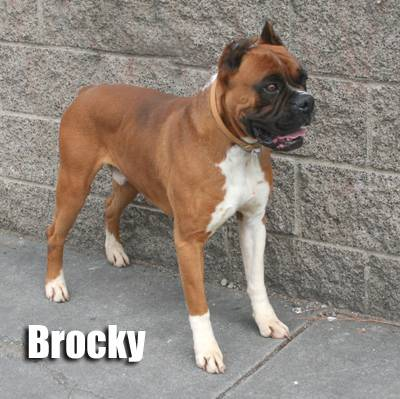
#> input picture dataset/test/cats/1732.jpg, 400 x 399 px; its folder holds only this picture in this run
$ python .py
#> lines starting #> are read from the running program, lines starting #| are printed output that depends on the picture
import os
import glob
import cv2
import numpy as np
from warnings import filterwarnings
from tqdm import tqdm

from skimage.feature import hog
from sklearn.model_selection import train_test_split, GridSearchCV
from sklearn.preprocessing import StandardScaler
from sklearn.svm import SVC
from sklearn.metrics import accuracy_score, classification_report, confusion_matrix, confusion_matrix as sk_confusion_matrix
import matplotlib.pyplot as plt
import seaborn as sns

filterwarnings('ignore')

BASE_DATASET_PATH = 'dataset'

TRAIN_DATA_PATH = os.path.join(BASE_DATASET_PATH, 'train')
TEST_DATA_PATH = os.path.join(BASE_DATASET_PATH, 'test')
VALIDATION_DATA_PATH = os.path.join(BASE_DATASET_PATH, 'validation')

IMG_SIZE = 64  # Reduced for faster processing while maintaining enough detail

TRAIN_LIMIT_PER_CATEGORY = 800  # Balanced for both speed and accuracy
TEST_LIMIT_PER_CATEGORY = 200   # Keep good evaluation set size

CATEGORIES = ["cats", "dogs"]
LABELS = {"cats": 0, "dogs": 1}

print("Starting Dog/Cat Image Classification Project (Task 03)")

print("\nVerifying Data Directory Structure...")

def verify_and_get_paths(base_path, categories):
#> called with base_path = 'dataset/train'
    all_paths = []
    for category in categories:
        cat_path = os.path.join(base_path, category)
        if not os.path.exists(cat_path):
            print(f"Error: Directory '{cat_path}' not found. Check your folder structure.")
            exit()
        all_paths.extend(glob.glob(os.path.join(cat_path, '*.jpg')))
#> pass 2 of the loop in verify_and_get_paths, `for category in categories:`:
#> pass 2 of the loop in verify_and_get_paths, `for category in categories:`:
#> pass 2 of the loop in verify_and_get_paths, `for category in categories:`:
    return all_paths

train_image_paths = verify_and_get_paths(TRAIN_DATA_PATH, CATEGORIES)
print(f"Found {len(train_image_paths)} images in training directory.")

test_image_paths = verify_and_get_paths(TEST_DATA_PATH, CATEGORIES)
print(f"Found {len(test_image_paths)} images in test directory.")

validation_image_paths = verify_and_get_paths(VALIDATION_DATA_PATH, CATEGORIES)
print(f"Found {len(validation_image_paths)} images in validation directory.")
train_image_paths.extend(validation_image_paths)
print(f"Combined train and validation sets: {len(train_image_paths)} total images for processing.")

print("\nLoading and Preprocessing Images...")
print(f"Loading up to {TRAIN_LIMIT_PER_CATEGORY} images per category for training.")
print(f"Loading up to {TEST_LIMIT_PER_CATEGORY} images per category for testing.")

def apply_clahe(image):
    # Apply Contrast Limited Adaptive Histogram Equalization
    clahe = cv2.createCLAHE(clipLimit=2.0, tileGridSize=(8,8))
    return clahe.apply(image)

def augment_image(image):
    # Multiple augmentation techniques
    aug_type = np.random.choice(['rotate', 'flip', 'noise', 'contrast'])

    if aug_type == 'rotate':
        # Random rotation
        angle = np.random.uniform(-30, 30)
        height, width = image.shape[:2]
        center = (width/2, height/2)
        rotation_matrix = cv2.getRotationMatrix2D(center, angle, 1.0)
        image = cv2.warpAffine(image, rotation_matrix, (width, height))

    elif aug_type == 'flip':
        # Random horizontal flip
        if np.random.random() > 0.5:
            image = cv2.flip(image, 1)

    elif aug_type == 'noise':
        # Add random noise
        noise = np.random.normal(0, 15, image.shape).astype(np.uint8)
        image = cv2.add(image, noise)

    elif aug_type == 'contrast':
        # Random contrast adjustment
        alpha = np.random.uniform(0.8, 1.5)
        beta = np.random.uniform(-30, 30)
        image = cv2.convertScaleAbs(image, alpha=alpha, beta=beta)

    # Ensure pixel values are in valid range
    return np.clip(image, 0, 255).astype(np.uint8)

def load_and_preprocess_images(image_paths, img_size, labels_dict, limit_per_category=None):
#> called with img_size = 64, limit_per_category = 800
    data = []
    skipped_count = 0
    category_counts = {category: 0 for category in labels_dict.keys()}

    for img_path in tqdm(image_paths):
        try:
            category_name = os.path.basename(os.path.dirname(img_path))
            label = labels_dict[category_name]

            if limit_per_category is not None and category_counts[category_name] >= limit_per_category:
                continue

            img_array = cv2.imread(img_path, cv2.IMREAD_GRAYSCALE)
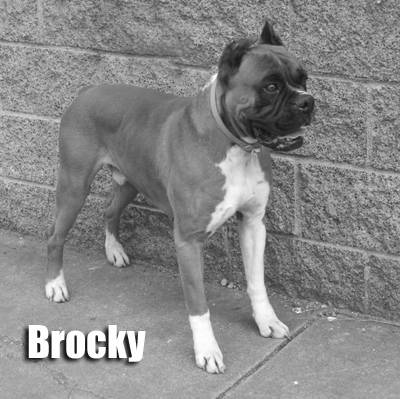
#> img_array: shape (399, 400); min 0, max 255, mean 136.1
            if img_array is None:
                raise IOError("Image failed to load")

            # Enhanced preprocessing pipeline
            img_resized = cv2.resize(img_array, (img_size, img_size))
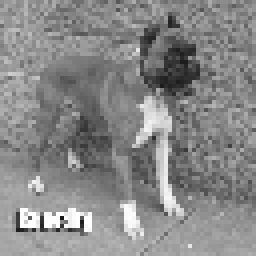
#> img_resized: shape (64, 64) (shown 4 times larger); min 23, max 255, mean 136
            img_enhanced = apply_clahe(img_resized)  # Apply CLAHE
#> in apply_clahe, `return clahe.apply(image)`:
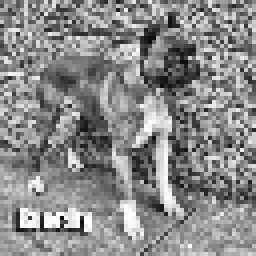
#> returned value: shape (64, 64) (shown 4 times larger); min 13, max 255, mean 137.1

            # Normalize to [0,1] range
            img_normalized = img_enhanced.astype(float) / 255.0
            data.append([img_normalized, label])

            # Add augmented version if it's training data and count is below limit
            if category_counts[category_name] < (limit_per_category or float('inf')):
                aug_img = augment_image(img_enhanced)
#> in augment_image, `image = cv2.warpAffine(image, rotation_matrix, (width, height))`:
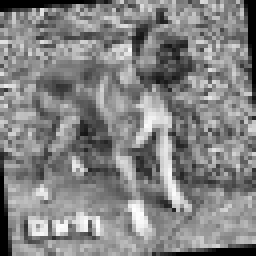
#> image: shape (64, 64) (shown 4 times larger); min 0, max 254, mean 130.9
                aug_normalized = aug_img.astype(float) / 255.0
                data.append([aug_normalized, label])

            category_counts[category_name] += 1
        except Exception as e:
            skipped_count += 1
#> pass 2 of the loop in load_and_preprocess_images, `for img_path in tqdm(image_paths):`:
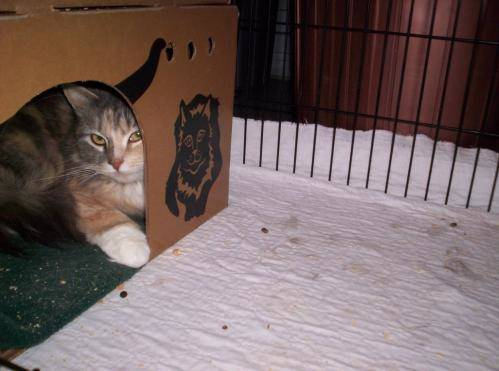
#> input picture dataset/test/dogs/10032.jpg, 499 x 371 px
#> img_array: shape (371, 499)
#> in apply_clahe (call 2), `return clahe.apply(image)`:
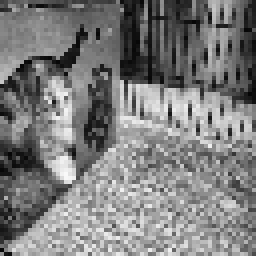
#> returned value: shape (64, 64) (shown 4 times larger); min 6, max 249, mean 125.4
#> pass 2 of the loop in load_and_preprocess_images, `for img_path in tqdm(image_paths):`:
#> in augment_image (call 6), `image = cv2.add(image, noise)`:
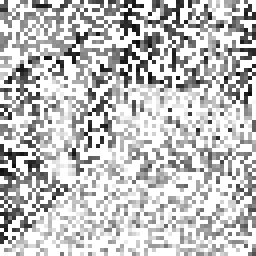
#> image: shape (64, 64) (shown 4 times larger); min 10, max 255, mean 192.4

    return data, skipped_count

train_data, skipped_train = load_and_preprocess_images(train_image_paths, IMG_SIZE, LABELS, limit_per_category=TRAIN_LIMIT_PER_CATEGORY)
test_data, skipped_test = load_and_preprocess_images(test_image_paths, IMG_SIZE, LABELS, limit_per_category=TEST_LIMIT_PER_CATEGORY)
#> test_data = 4 items; skipped_test = 0

print(f"\nLoaded {len(train_data)} training images (skipped {skipped_train} corrupt).")
print(f"Loaded {len(test_data)} test images (skipped {skipped_test} corrupt).")
#| Loaded 4 test images (skipped 0 corrupt).

X_data_loaded = np.array([item[0] for item in train_data])
y_data_loaded = np.array([item[1] for item in train_data])

X_test_data_loaded = np.array([item[0] for item in test_data])
y_test_data_loaded = np.array([item[1] for item in test_data])
#> y_test_data_loaded = [0, 0, 1, 1]

print(f"\nTrain images shape: {X_data_loaded.shape}")
#| Train images shape: (8, 64, 64)
print(f"Test images shape: {X_test_data_loaded.shape}")
#| Test images shape: (4, 64, 64)

print("\nExtracting HOG Features...")
print(f"Processing {len(X_data_loaded)} training images and {len(X_test_data_loaded)} test images for HOG features.")

def extract_features(image):
    # Convert normalized image back to uint8 for histogram calculation
    img_uint8 = (image * 255).astype(np.uint8)

    # Optimized HOG features with balanced parameters
    hog_features = hog(image,
                      orientations=9,  # Standard number of orientations
                      pixels_per_cell=(8, 8),  # Balanced cell size
                      cells_per_block=(2, 2),  # Standard block size
                      transform_sqrt=True,
                      feature_vector=True,
                      block_norm='L2-Hys')

    features_list = []
    features_list.extend(hog_features)

    # Efficient histogram features
    hist_features = cv2.calcHist([img_uint8], [0], None, [32], [0, 256]).flatten()
    hist_features = hist_features / hist_features.sum()  # Normalize
    features_list.extend(hist_features)

    # Key statistical features (removed redundant ones for speed)
    stats_features = [
        np.mean(image),
        np.std(image),
        np.percentile(image, 25),
        np.percentile(image, 75),
        np.max(image) - np.min(image)  # Range
    ]
    features_list.extend(stats_features)

    return np.array(features_list, dtype=np.float32)

def extract_hog_features(image_arrays):
    features_list = []
    for img_array in tqdm(image_arrays):
        features = extract_features(img_array)
        features_list.append(features)

        # Convert to float32 to save memory
        if len(features_list) % 100 == 0:
            features_list = [np.array(f, dtype=np.float32) for f in features_list]

    return np.array(features_list, dtype=np.float32)

X_train_hog = extract_hog_features(X_data_loaded)
X_test_hog = extract_hog_features(X_test_data_loaded)
#> the loop in extract_hog_features (call 2), `for img_array in tqdm(image_arrays):` made 4 passes
#> stats_features in extract_features on passes 1 to 4: [0.538, 0.204, 0.392, 0.678, 0.949], [0.538, 0.204, 0.392, 0.678, 0.949], [0.492, 0.218, 0.337, 0.659, 0.953], [0.755, 0.283, 0.533, 1, 0.961]

print(f"\nHOG feature extraction complete. Train HOG shape: {X_train_hog.shape}, Test HOG shape: {X_test_hog.shape}")
#| HOG feature extraction complete. Train HOG shape: (8, 1801), Test HOG shape: (4, 1801)

print("Scaling HOG features using StandardScaler...")
hog_scaler = StandardScaler()
X_train_scaled = hog_scaler.fit_transform(X_train_hog)
X_test_scaled = hog_scaler.transform(X_test_hog)

print(f"HOG features scaled. Train shape: {X_train_scaled.shape}, Test shape: {X_test_scaled.shape}")
#| HOG features scaled. Train shape: (8, 1801), Test shape: (4, 1801)

print("\nTraining Support Vector Machine (SVM) with Hyperparameter Tuning...")

# Reduced parameter grid for faster training (6 combinations × 3-fold CV = 18 total fits)
param_grid = {
    'C': [1.0, 10.0],                # 2 values
    'gamma': ['scale', 'auto', 0.01], # 3 values
    'kernel': ['rbf'],                # 1 value
    'class_weight': ['balanced']      # 1 value
}


# Initialize SVM with optimized parameters
base_svm = SVC(
    random_state=42,
    cache_size=1000,
    probability=True,
    tol=1e-4,
    max_iter=5000
)

# Use memory-efficient cross-validation
grid_search = GridSearchCV(
    estimator=base_svm,
    param_grid=param_grid,
    cv=3,
    verbose=2,
    n_jobs=2,  # Reduced from -1 to limit parallel processes
    scoring='accuracy',
    pre_dispatch='2*n_jobs')  # Limit the number of parallel jobs

print("Starting GridSearchCV for SVM tuning (This will take significant time)...")
grid_search.fit(X_train_scaled, y_data_loaded)
print("GridSearchCV training complete.")

print("\nBest SVM Parameters Found:")
print(f"Best Parameters: {grid_search.best_params_}")
print(f"Best Cross-validation Accuracy: {grid_search.best_score_:.4f}")

svm_model = grid_search.best_estimator_
print("\nSVM model optimized with best parameters.")

print("\nFinal Model Evaluation...")

y_pred = svm_model.predict(X_test_scaled)
#> y_pred = [0, 0, 1, 1]

accuracy = accuracy_score(y_test_data_loaded, y_pred)
#> accuracy = 1
print(f"\nFinal Model Accuracy on Test Set: {accuracy:.4f}")
#| Final Model Accuracy on Test Set: 1.0000

print("\nClassification Report:")
print(classification_report(y_test_data_loaded, y_pred))
#|               precision    recall  f1-score   support
#|            0       1.00      1.00      1.00         2
#|            1       1.00      1.00      1.00         2
#|     accuracy                           1.00         4
#|    macro avg       1.00      1.00      1.00         4
#| weighted avg       1.00      1.00      1.00         4

print("\nConfusion Matrix:")
cm = sk_confusion_matrix(y_test_data_loaded, y_pred)
#> cm = [[2, 0], [0, 2]]
plt.figure(figsize=(6, 5))
sns.heatmap(cm, annot=True, fmt='d', cmap='Blues', cbar=False,
            xticklabels=CATEGORIES, yticklabels=CATEGORIES)
plt.xlabel('Predicted Label')
plt.ylabel('True Label')
plt.title('Confusion Matrix for Best Model')
plt.show()
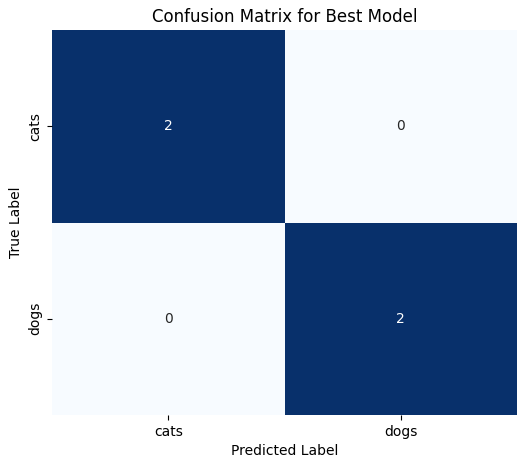
#> figure drawn by matplotlib, 1 panel

print("\nProject finished!")
